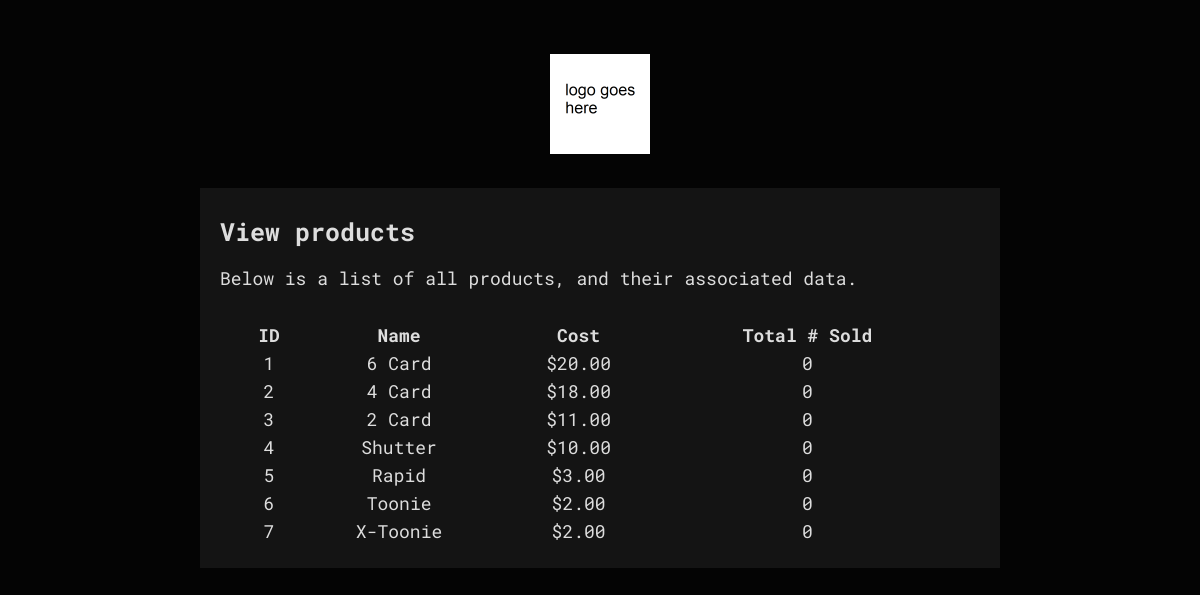
/viewproducts.php, run on the app's committed database.
### tables this page shows
CREATE TABLE `t_products` (
  `product_id` int(11) NOT NULL,
  `product_name` varchar(16) NOT NULL,
  `product_cost` int(4) NOT NULL,
  `product_sales` int(16) NOT NULL
);

### viewproducts.php (the view, shortened to what this page needs)
<?php
	require 'header.php';
	$sql = 'SELECT * FROM `t_products`';
	$query_data = mysqli_query($conn, $sql) or DIE('Bad Select Query');
	$array_products = array();
	while($row = mysqli_fetch_array($query_data)){
		array_push($array_products, $row);
	}
?>
<html>
	<div class="div-content">
		<h1>
			View products
		</h1>
		<p>
			Below is a list of all products, and their associated data.
		</p>
<?php
	if(ISSET($array_products)) {
?>
		<table>
			<tr>
				<th>
					ID
				</th>
				<th>
					Name
				</th>
				<th>
					Cost
				</th>
				<th>
					Total # Sold
				</th>
			</tr>
<?php
		for($i=0; $i < sizeof($array_products); $i ++) {
?>
			<tr>
				<td>
					<?php echo($array_products[$i][0]); ?>
				</td>
				<td>
					<?php echo($array_products[$i][1]); ?>
				</td>
				<td>
					<?php echo('$' . number_format($array_products[$i][2], 2)); ?>
				</td>
				<td>
					<?php echo($array_products[$i][3]); ?>
			</tr>
<?php
		}
	}
?>
		</table>
	</div>
</html>
<?php
	require 'footer.php';
?>

### header.php (shortened to what this page needs)
<!DOCTYPE html PUBLIC>
<html xmlns="http://www.w3.org/1999/xhtml" xml:lang="en" lang="en">
     <head>
     	<link rel="stylesheet" type="text/css" href="css/stylesheet.css" />
     </head>
     <body>
          <div class="div-main">
               <div class="div-header">
				<div class="header-logo">
	                    <a href="index.php">
	                         <img class="header-logo" src="images/logo.png" alt="Knot Logo">
	                    </a>
				</div>
			</div>
</html>

### footer.php (shortened to what this page needs)
<html>
		<div class="div-footer">
		</div>
	</body>
</html>

### css/stylesheet.css (style rules this page uses)
body { background-size: 50%; background-color: #040404; font-size: 18px; margin: 0; padding: 0; height: 100vh; overflow-y: overlay; }
div.div-content { background-color: #141414; position: relative; left: 0; right: 0; top: 0; bottom: 0; margin: auto; margin-top: 10px; margin-bottom: 10px; text-align: left; max-width: 100%; padding-left: 20px; padding-right: 20px; padding-top: 10px; padding-bottom: 10px; }
div.div-main { background: none; outline: none; position: relative; left: 0; right: 0; top: 0; bottom: 0; margin: auto; margin-top: 0; margin-bottom: 0; text-align: left; max-width: 800px; padding-left: 20px; padding-right: 20px; padding-top: 20px; padding-bottom: 20px; }
div.div-header { position: relative; left: 0; right: 0; top: 0; bottom: 0; margin: auto; margin-top: 10px; margin-bottom: 10px; align: center; padding-left: 0; padding-right: 0; padding-top: 0; padding-bottom: 0; }
div.div-footer { position: relative; left: 0; right: 0; top: 0; bottom: 0; margin: auto; margin-top: 10px; margin-bottom: 10px; text-align: left; padding-left: 20px; padding-right: 20px; padding-top: 20px; padding-bottom: 20px; }
div.header-logo { display: block; margin-left: auto; margin-right: auto; width: 100px; }
p { color: #dddddd; font-size: 18px; font-family: 'Roboto Mono', monospace; }
h1 { color: #dddddd; font-size: 25px; font-weight: bold; font-family: 'Roboto Mono', monospace; }
table { color: #dddddd; font-size: 18px; font-family: 'Roboto Mono', monospace; width: 100%; padding: 12px 20px; }
td { text-align: center; }
a { color: #dddddd; font-size: 18px; font-family: 'Roboto Mono', monospace; outline: none; text-decoration: none; padding: 2px 1px 0; }
a:link { color: #4ebcfc; }
img.header-logo { display: block; margin-left: auto; margin-right: auto; width: 100px; }

### data on the page
t_products: product_id "1", product_name "6 Card", product_cost "20.00", product_sales "0"
t_products: product_id "2", product_name "4 Card", product_cost "18.00", product_sales "0"
t_products: product_id "3", product_name "2 Card", product_cost "11.00", product_sales "0"
t_products: product_id "4", product_name "Shutter", product_cost "10.00", product_sales "0"
t_products: product_id "5", product_name "Rapid", product_cost "3.00", product_sales "0"
t_products: product_id "6", product_name "Toonie", product_cost "2.00", product_sales "0"
t_products: product_id "7", product_name "X-Toonie", product_cost "2.00", product_sales "0"
